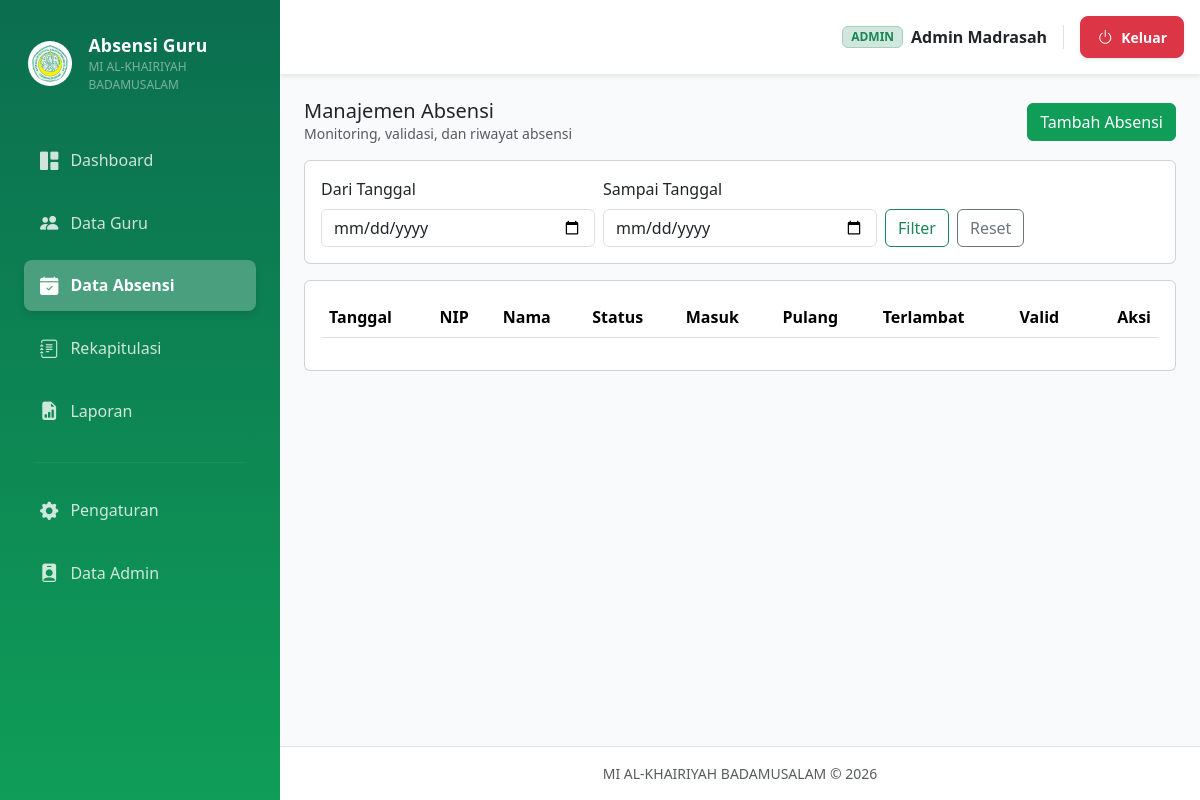
The page /admin/absensi (signed in) on the database as committed earlier.
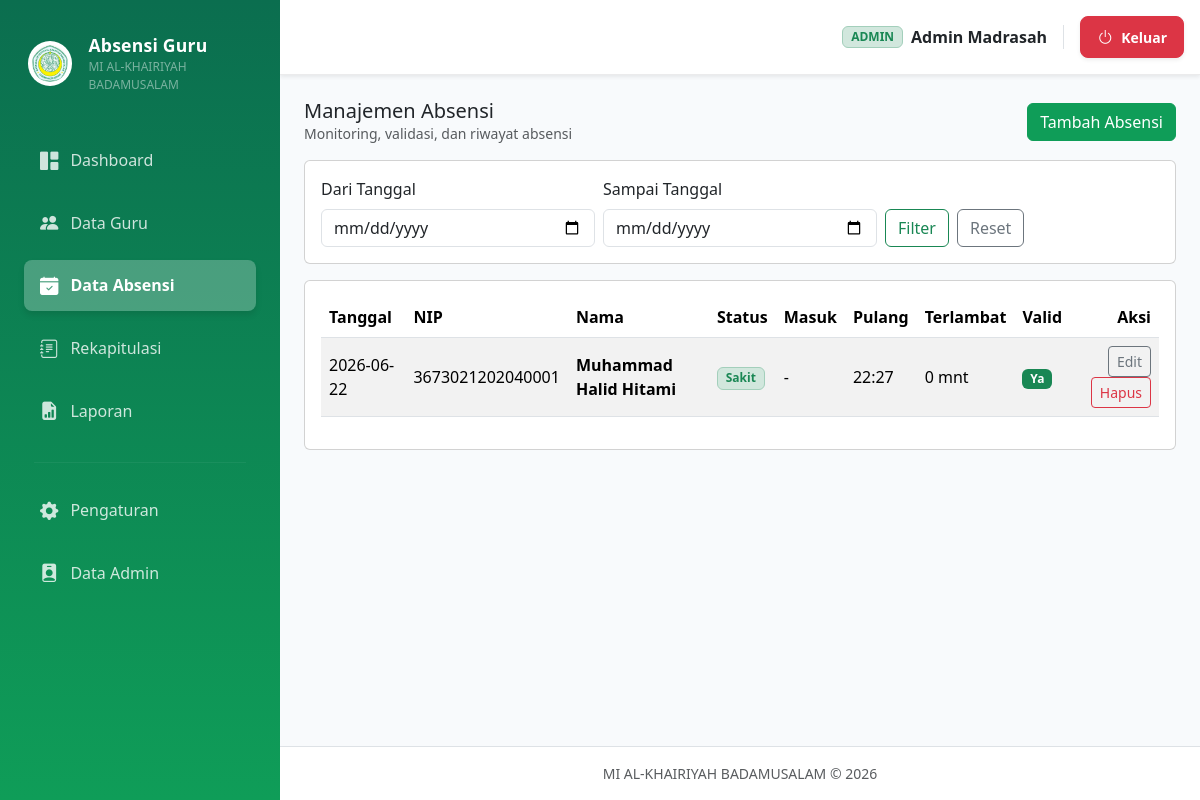
The same page on the database as committed later.
### tables this page shows
CREATE TABLE profil_madrasah (
  id INTEGER PRIMARY KEY AUTOINCREMENT,
  nama_madrasah TEXT NOT NULL,
  nsm TEXT,
  npsn TEXT,
  alamat TEXT,
  telepon TEXT,
  email TEXT,
  kepala_madrasah TEXT,
  logo_madrasah TEXT,
  logo_kemenag TEXT,
  ttd_kepala TEXT,
  tahun_ajaran TEXT DEFAULT '2025/2026',
  semester_aktif TEXT DEFAULT 'Genap',
  updated_at TEXT DEFAULT (datetime('now'))
);

CREATE TABLE admins (
  id INTEGER PRIMARY KEY AUTOINCREMENT,
  nama TEXT NOT NULL,
  username TEXT NOT NULL UNIQUE,
  password TEXT NOT NULL,
  created_at TEXT DEFAULT (datetime('now'))
);

CREATE TABLE absensi (
  id INTEGER PRIMARY KEY AUTOINCREMENT,
  guru_id INTEGER NOT NULL,
  tanggal TEXT NOT NULL,
  jam_masuk TEXT,
  jam_pulang TEXT,
  status TEXT NOT NULL,
  terlambat INTEGER DEFAULT 0,
  keterangan TEXT,
  validated INTEGER DEFAULT 0,
  created_at TEXT DEFAULT (datetime('now')),
  FOREIGN KEY (guru_id) REFERENCES guru (id) ON DELETE CASCADE,
  UNIQUE (guru_id, tanggal)
);

CREATE TABLE guru (
  id INTEGER PRIMARY KEY AUTOINCREMENT,
  nip TEXT NOT NULL UNIQUE,
  nama TEXT NOT NULL,
  jenis_kelamin TEXT,
  tempat_lahir TEXT,
  tanggal_lahir TEXT,
  pendidikan TEXT,
  jabatan TEXT,
  mata_pelajaran TEXT,
  no_hp TEXT,
  email TEXT,
  alamat TEXT,
  status_kepegawaian TEXT,
  foto TEXT,
  username TEXT NOT NULL UNIQUE,
  password TEXT NOT NULL,
  created_at TEXT DEFAULT (datetime('now'))
);

### blueprints/admin/routes.py (the view)
@bp.route("/absensi")
@login_required
@role_required("admin")
def absensi_list():
    start = request.args.get("start") or ""
    end = request.args.get("end") or ""
    where = []
    params = []
    if start:
        where.append("a.tanggal >= ?")
        params.append(start)
    if end:
        where.append("a.tanggal <= ?")
        params.append(end)
    wh = ("WHERE " + " AND ".join(where)) if where else ""
    rows = query_all(
        f"""
        SELECT a.*, g.nama, g.nip
        FROM absensi a
        JOIN guru g ON g.id = a.guru_id
        {wh}
        ORDER BY a.tanggal DESC, g.nama ASC
        """,
        tuple(params),
    )
    return render_template("admin/absensi_list.html", rows=rows, start=start, end=end)

### utils/db.py (called while the page is built)
def get_db() -> sqlite3.Connection:
    if "db" not in g:
        conn = sqlite3.connect(current_app.config["DB_PATH"])
        conn.row_factory = sqlite3.Row
        conn.execute("PRAGMA foreign_keys = ON;")
        g.db = conn
    return g.db

def query_one(sql, params=()):
    cur = get_db().execute(sql, params)
    row = cur.fetchone()
    cur.close()
    return row

def query_all(sql, params=()):
    cur = get_db().execute(sql, params)
    rows = cur.fetchall()
    cur.close()
    return rows

### utils/user.py (called while the page is built, shortened)
    @staticmethod
    def from_login_id(login_id: str):
        if not login_id or ":" not in login_id:
            return None
        role, raw_id = login_id.split(":", 1)
        try:
            user_id = int(raw_id)
        except Exception:
            return None
        if role == "admin":
            row = query_one(
                "SELECT id, nama, username FROM admins WHERE id = ?",
                (user_id,),
            )
            if not row:
                return None
            return AppUser(
                user_id=row["id"],
                role="admin",
                nama=row["nama"],
                username=row["username"],
            )

### templates/admin/absensi_list.html (shortened to what this page needs)
{% extends 'partials/base.html' %}
{% set title = 'Data Absensi' %}
{% block content %}
  <div class="d-flex flex-wrap justify-content-between align-items-center gap-2 mb-3">
    <div>
      <h2 class="h5 mb-0">Manajemen Absensi</h2>
      <div class="text-muted small">Monitoring, validasi, dan riwayat absensi</div>
    </div>
    <a href="{{ url_for('admin.absensi_add') }}" class="btn btn-success">Tambah Absensi</a>
  </div>
  <div class="card mb-3">
    <div class="card-body">
      <form class="row g-2 align-items-end" method="get">
        <div class="col-sm-4">
          <label class="form-label">Dari Tanggal</label>
          <input type="date" class="form-control" name="start" value="{{ start }}">
        </div>
        <div class="col-sm-4">
          <label class="form-label">Sampai Tanggal</label>
          <input type="date" class="form-control" name="end" value="{{ end }}">
        </div>
        <div class="col-sm-4 d-flex gap-2">
          <button class="btn btn-outline-success" type="submit">Filter</button>
          <a class="btn btn-outline-secondary" href="{{ url_for('admin.absensi_list') }}">Reset</a>
        </div>
      </form>
    </div>
  </div>
  <div class="card">
    <div class="card-body">
      <div class="table-responsive">
        <table id="tableAbsensi" class="table table-striped align-middle">
          <thead>
            <tr>
              <th>Tanggal</th>
              <th>NIP</th>
              <th>Nama</th>
              <th>Status</th>
              <th>Masuk</th>
              <th>Pulang</th>
              <th>Terlambat</th>
              <th>Valid</th>
              <th class="text-end">Aksi</th>
            </tr>
          </thead>
          <tbody>
            {% for r in rows %}
              <tr>
                <td>{{ r.tanggal }}</td>
                <td>{{ r.nip }}</td>
                <td class="fw-semibold">{{ r.nama }}</td>
                <td><span class="badge bg-success-subtle text-success border border-success-subtle">{{ r.status }}</span></td>
                <td>{{ r.jam_masuk or '-' }}</td>
                <td>{{ r.jam_pulang or '-' }}</td>
                <td>{{ r.terlambat or 0 }} mnt</td>
                <td>
                  {% if r.validated == 1 %}
                    <span class="badge bg-success">Ya</span>
                  {% else %}
                    <span class="badge bg-secondary">Belum</span>
                  {% endif %}
                </td>
                <td class="text-end">
                  <a href="{{ url_for('admin.absensi_edit', absensi_id=r.id) }}" class="btn btn-sm btn-outline-secondary">Edit</a>
                  <form action="{{ url_for('admin.absensi_delete', absensi_id=r.id) }}" method="post" class="d-inline" onsubmit="return confirm('Hapus data absensi ini?')">
                    <button class="btn btn-sm btn-outline-danger" type="submit">Hapus</button>
                  </form>
                </td>
              </tr>
            {% endfor %}
          </tbody>
        </table>
      </div>
    </div>
  </div>
{% endblock %}

### templates/partials/base.html (shortened to what this page needs)
<!doctype html>
<html lang="id">
<head>
  <link href="https://cdn.jsdelivr.net/npm/bootstrap@5.3.3/dist/css/bootstrap.min.css" rel="stylesheet">
  <link href="https://cdn.datatables.net/1.13.8/css/dataTables.bootstrap5.min.css" rel="stylesheet">
  <link rel="stylesheet" href="https://cdn.jsdelivr.net/npm/bootstrap-icons@1.11.3/font/bootstrap-icons.min.css">
  <link rel="stylesheet" href="{{ url_for('static', filename='css/app.css') }}">
</head>
<body class="bg-surface">
  <div class="app-shell">
    <aside class="sidebar">
      <div class="sidebar-brand mb-3 mt-2 px-3">
        <div class="d-flex align-items-center gap-3">
          <img class="brand-logo bg-white rounded-circle p-1" style="width: 45px; height: 45px; object-fit: contain;" src="{{ url_for('static', filename=profil_madrasah.logo_madrasah) if profil_madrasah and profil_madrasah.logo_madrasah else url_for('static', filename='logo/logo_madrasah.png') }}" alt="Logo Madrasah">
          <div class="brand-text text-white">
            <div class="brand-title fw-bold" style="font-size: 1.1rem;">Absensi Guru</div>
            <div class="brand-sub text-white-50" style="font-size: 0.75rem;">{{ profil_madrasah.nama_madrasah if profil_madrasah else 'MI AL-KHAIRIYAH' }}</div>
          </div>
        </div>
      </div>
      <nav class="sidebar-nav">
        {% if current_user.is_authenticated and current_user.role == 'admin' %}
          <a class="modern-link" href="{{ url_for('admin.dashboard') }}">
            <i class="bi bi-grid-1x2-fill"></i> Dashboard
          </a>
          <a class="modern-link" href="{{ url_for('admin.guru_list') }}">
            <i class="bi bi-people-fill"></i> Data Guru
          </a>
          <a class="modern-link" href="{{ url_for('admin.absensi_list') }}">
            <i class="bi bi-calendar-check-fill"></i> Data Absensi
          </a>
          <a class="modern-link" href="{{ url_for('admin.rekap') }}">
            <i class="bi bi-journal-text"></i> Rekapitulasi
          </a>
          <a class="modern-link" href="{{ url_for('laporan.index') }}">
            <i class="bi bi-file-earmark-bar-graph-fill"></i> Laporan
          </a>
          <hr class="sidebar-sep">
          <a class="modern-link" href="{{ url_for('admin.pengaturan') }}">
            <i class="bi bi-gear-fill"></i> Pengaturan
          </a>
          <a class="modern-link" href="{{ url_for('admin.admin_profile') }}">
            <i class="bi bi-person-badge-fill"></i> Data Admin
          </a>
        {% endif %}
      </nav>
    </aside>
    <main class="main">
      <header class="topbar shadow-sm bg-white p-3 d-flex justify-content-between align-items-center">
        <div class="topbar-right">
          <div class="d-flex align-items-center gap-3">
            <div class="d-flex align-items-center gap-2 border-end pe-3">
              <span class="badge bg-success-subtle text-success border border-success-subtle px-2 py-1">{{ current_user.role|upper }}</span>
              <span class="fw-semibold text-dark d-none d-md-inline">{{ current_user.nama }}</span>
            </div>
            <a href="{{ url_for('auth.logout') }}" class="btn btn-danger btn-sm px-3 py-2 fw-bold shadow-sm d-flex align-items-center gap-2 rounded-3 transition-all hover-scale">
              <i class="bi bi-power fs-6"></i> <span class="d-none d-sm-inline">Keluar</span>
            </a>
          </div>
        </div>
      </header>
      <div class="container-fluid p-3 p-md-4">
        {% block content %}{% endblock %}
      </div>
      <footer class="app-footer text-center py-3 mt-auto border-top">
        <div class="text-muted small">
          {{ profil_madrasah.nama_madrasah if profil_madrasah else '' }} &copy; 2026
        </div>
      </footer>
    </main>
  </div>
</body>
</html>

### static/css/app.css (style rules this page uses)
:root { --kemenag: #0F9D58; --kemenag-dark:#0B6E4F; --kemenag-soft:#D1FAE5; --slate-50:#F8FAFC; --slate-700:#334155; }
body { font-family: system-ui, -apple-system, Segoe UI, Roboto, "Helvetica Neue", Arial, "Noto Sans", "Liberation Sans", sans-serif; }
.bg-surface { background: var(--slate-50); }
.app-shell { display:flex; min-height:100vh; }
.sidebar { width: 280px; background: linear-gradient(180deg, var(--kemenag-dark), var(--kemenag)); color:#fff; position: sticky; top:0; height:100vh; padding: 14px 12px; }
.sidebar-brand { padding: 10px 10px 14px 10px; }
.brand-logo { width:44px; height:44px; object-fit:contain; background:#fff; border-radius:12px; padding:6px; }
.brand-title { font-weight:800; letter-spacing:.2px; }
.brand-sub { font-size:12px; opacity:.9; }
.sidebar-nav { display:flex; flex-direction:column; gap:6px; padding: 0 6px; }
.sidebar-sep { border-color: rgba(255,255,255,.2); margin: 10px 0; }
.main { flex:1; display:flex; flex-direction:column; min-width:0; }
.topbar { background: #fff; border-bottom: 1px solid rgba(2,6,23,.08); padding: 12px 16px; display:flex; align-items:center; justify-content:space-between; }
.app-footer { padding: 14px 16px; border-top: 1px solid rgba(2,6,23,.08); background:#fff; }
.btn-success { background: var(--kemenag); border-color: var(--kemenag); }

### templates/partials/base.html (style rules this page uses)
.sidebar-nav { padding: 10px 12px; }
.modern-link { display: flex; align-items: center; gap: 12px; padding: 12px 16px; color: rgba(255, 255, 255, 0.8) !important; border-radius: 8px; font-weight: 500; transition: all 0.3s ease; text-decoration: none; margin-bottom: 5px; }
.modern-link i { font-size: 1.15rem; }
.modern-link.active { background-color: rgba(255, 255, 255, 0.25); color: #ffffff !important; font-weight: 600; box-shadow: 0 4px 6px rgba(0,0,0,0.1); }
.sidebar-sep { border-color: rgba(255, 255, 255, 0.2); margin: 15px 10px; }

Rows that differ between the two databases and show on the page:
added absensi: tanggal "2026-06-22", nip "3673021202040001", nama "Muhammad Halid Hitami", status "Sakit", jam_masuk "-", jam_pulang "22:27", terlambat "0", validated "Ya"
